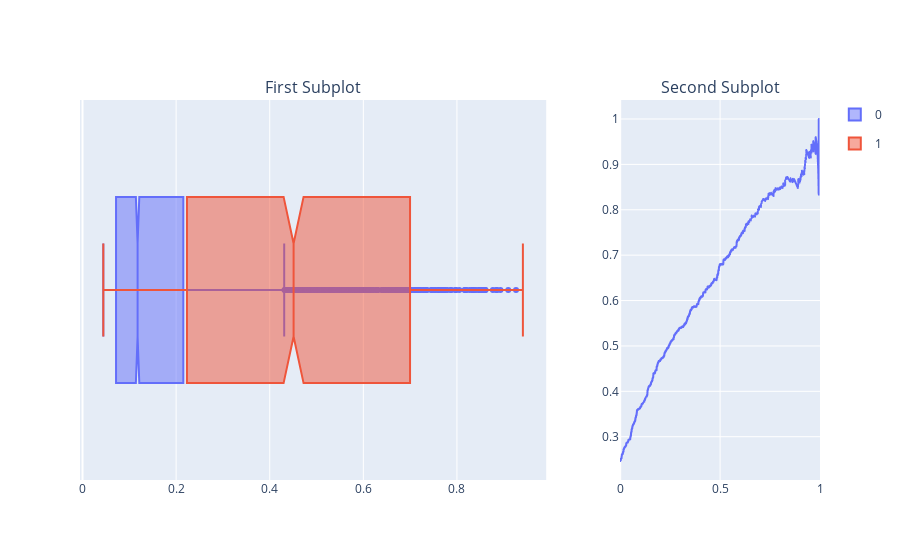

Notebook code cell kept with this figure:
### Code cell
from plotly.subplots import make_subplots
self = current_learner
fig = make_subplots(rows=1, cols=2, column_widths=[0.7, 0.3],
                    subplot_titles=("First Subplot","Second Subplot"))

tmpdict = {
    'proba' : self.proba[:,1],
    'label' : self.label
}
tmpdf = pd.DataFrame.from_dict(tmpdict)
tf = px.box(tmpdf, color='label', x='proba', notched=True, points='outliers',category_orders={'label':[0,1]})

fig.add_traces(tf.data, cols=1, rows=1)
# fig.add_trace(tf.data[1], col=1, row=1)

p, r, t = precision_recall_curve(self.label, self.proba[:,1], pos_label=1)
tmpdict = {
    '1-Recall' : 1-r,
    'Precision' : p,
}
tmpdf = pd.DataFrame.from_dict(tmpdict)
tf = px.line(tmpdf, x='1-Recall', y='Precision')

fig.add_trace(tf.data[0], col=2, row=1)
fig.add_trace(g
fig.show()

### Figure 1 — Plotly figure (JSON) as saved in the notebook; plotly's stock layout.template omitted (floating-point values rounded to 4 significant figures; data arrays with more than 128 entries replaced by an {"elided": "..."} marker saying what was removed)
{"data": [{"alignmentgroup": "True", "boxpoints": "outliers", "hovertemplate": "label=0<br>proba=%{x}<extra></extra>", "legendgroup": "0", "marker": {"color": "#636efa"}, "name": "0", "notched": true, "offsetgroup": "0", "orientation": "h", "showlegend": true, "type": "box", "x": {"elided": "3761 float values"}, "x0": " ", "xaxis": "x", "y0": " ", "yaxis": "y"}, {"alignmentgroup": "True", "boxpoints": "outliers", "hovertemplate": "label=1<br>proba=%{x}<extra></extra>", "legendgroup": "1", "marker": {"color": "#EF553B"}, "name": "1", "notched": true, "offsetgroup": "1", "orientation": "h", "showlegend": true, "type": "box", "x": {"elided": "1231 float values"}, "x0": " ", "xaxis": "x", "y0": " ", "yaxis": "y"}, {"hovertemplate": "1-Recall=%{x}<br>Precision=%{y}<extra></extra>", "legendgroup": "", "line": {"color": "#636efa", "dash": "solid"}, "marker": {"symbol": "circle"}, "mode": "lines", "name": "", "showlegend": false, "type": "scattergl", "x": {"elided": "4778 float values"}, "xaxis": "x2", "y": {"elided": "4778 float values"}, "yaxis": "y2"}], "layout": {"annotations": [{"font": {"size": 16}, "showarrow": false, "text": "First Subplot", "x": 0.315, "xanchor": "center", "xref": "paper", "y": 1, "yanchor": "bottom", "yref": "paper"}, {"font": {"size": 16}, "showarrow": false, "text": "Second Subplot", "x": 0.865, "xanchor": "center", "xref": "paper", "y": 1, "yanchor": "bottom", "yref": "paper"}], "autosize": true, "xaxis": {"anchor": "y", "autorange": true, "domain": [0, 0.63], "range": [-0.005379, 0.9907], "type": "linear"}, "xaxis2": {"anchor": "y2", "autorange": true, "domain": [0.73, 1], "range": [0, 1], "type": "linear"}, "yaxis": {"anchor": "x", "autorange": true, "domain": [0, 1], "range": [-0.5, 0.5], "type": "category"}, "yaxis2": {"anchor": "x2", "autorange": true, "domain": [0, 1], "range": [0.2046, 1.042], "type": "linear"}}}
